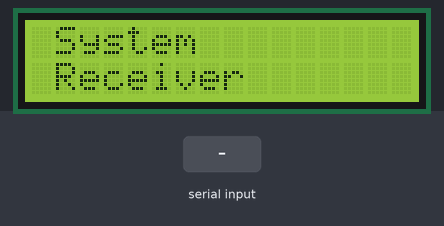
This sketch was run on a simulated Arduino Uno, built with avr-gcc and run on an emulated ATmega328P. Parts: 16×2 character LCD. Inputs (shaded band) come from the test bench. What the sketch prints to the serial monitor is not drawn.

Above: at 3.1 s.
At 6.1 s:
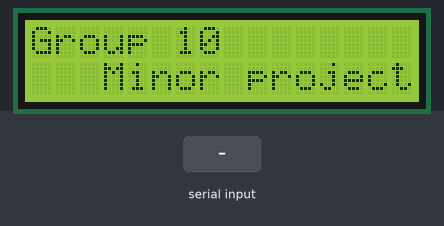
10.3 s: "1" received over the second serial link
At 11.2 s:
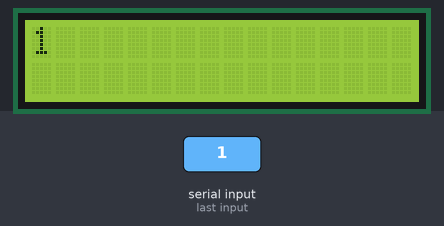
11.8 s: "0" received over the second serial link
At 12.3 s:
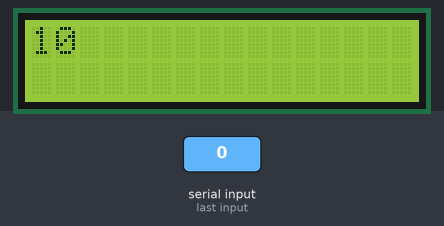
Timing chart, 0 to 14.8 s (numbered marks = the images above; inputs shaded):
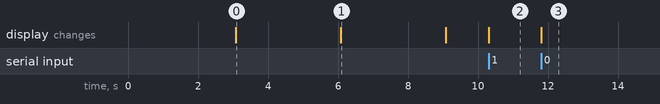

The sketch:

Rx.ino
```cpp
#include <SoftwareSerial.h>
#include <LiquidCrystal.h>

LiquidCrystal lcd(4, 5, 6, 7, 8, 9);
SoftwareSerial GSerial(11,12);
char rec=0;

void setup()
{
  Serial.begin(9600);
  GSerial.begin(400);
  lcd.begin(16, 2);
  lcd.setCursor(0, 0);
  lcd.print(" LiFi Based Data ");
  lcd.setCursor(0, 1);
  lcd.print(" Communication  ");
  delay(3000);
  lcd.clear();
  lcd.setCursor(0, 0);
  lcd.print(" System   ");
  lcd.setCursor(0, 1);
  lcd.print(" Receiver  ");
  delay(3000);
  lcd.clear();
  lcd.setCursor(0, 0);
  lcd.print("Group 10  ");
  lcd.setCursor(0,1);
  lcd.print("   Minor project   ");
  delay(3000);
  lcd.clear();
}

void loop()
{
  if(GSerial.available() != 0)
  {
    rec = GSerial.read();
    if(rec=='^')
    {
      lcd.setCursor(0, 1);
      lcd.print("                ");
      lcd.setCursor(0, 1);
    }
    else if(rec=='&')
    {
      lcd.clear();
    }

    else
    {
      Serial.print(rec);
      lcd.print(rec);
    }
  }
}
```

Measured:
- after the input at 10.3 s, the display: changes at once (image 2)
- after the input at 11.8 s, the display: changes at once (image 3)
- what the display in image 0 shows lasts 3.0 s, from 3.1 s to 6.1 s
